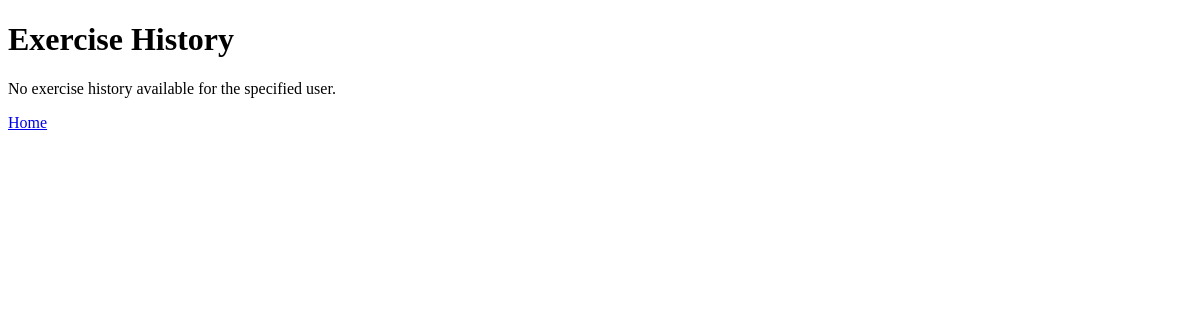
The app's page /exercise_history?user_id=6, older data.
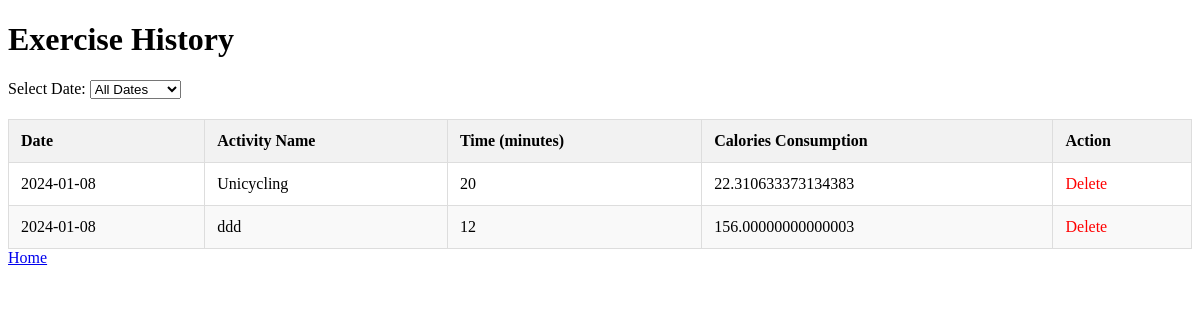
The same page, newer data.
### app.py (models this page shows)
class UserExerciseRecord(db.Model):
    id = db.Column(db.Integer, primary_key=True)
    user_id = db.Column(db.Integer, db.ForeignKey('user.id'), nullable=False)
    date = db.Column(db.Date, default=datetime.utcnow, nullable=False)
    activity_id = db.Column(db.Integer, db.ForeignKey('activity.id'), nullable=False)
    time = db.Column(db.Integer, nullable=False)
    calories_consumption = db.Column(db.Integer, nullable=False)

class Activity(db.Model):
    id = db.Column(db.Integer, primary_key=True)
    name = db.Column(db.String(255), nullable=False, unique=True)
    calories_per_kg = db.Column(db.Float, nullable=False)

### app.py (the view)
@app.route('/exercise_history')
def exercise_history():
    user_id = request.args.get('user_id', type=int)
    if user_id is not None:
        results = db.session.query(UserExerciseRecord.id,
                                   UserExerciseRecord.user_id,
                                   UserExerciseRecord.date,
                                   Activity.name,
                                   UserExerciseRecord.time,
                                   UserExerciseRecord.calories_consumption).\
            join(Activity, UserExerciseRecord.activity_id == Activity.id).\
            filter(UserExerciseRecord.user_id == user_id).all()
    else:
        results = []
    return render_template('exercise_history.html', results=results, user_id=user_id)

### templates/exercise_history.html (shortened to what this page needs)
<!DOCTYPE html>
<html lang="en">
<head>
</head>
<body>
    <h1>Exercise History</h1>
    {% if results %}
        <label for="selectDate">Select Date: </label>
        <select id="selectDate" onchange="filterByDate()">
            <option value="">All Dates</option>
        </select>
        <table>
            <thead>
                <tr>
                    <th>Date</th>
                    <th>Activity Name</th>
                    <th>Time (minutes)</th>
                    <th>Calories Consumption</th>
                    <th>Action</th>
                </tr>
            </thead>
            <tbody>
                {% for result in results %}
                    <tr>
                        <td>{{ result[2] }}</td>
                        <td>{{ result[3] }}</td>
                        <td>{{ result[4] }}</td>
                        <td>{{ result[5] }}</td>
                        <td>
                            <span class="delete-button" onclick="deleteRecord('{{ result[0] }}')">Delete</span>
                        </td>
                    </tr>
                {% endfor %}
            </tbody>
        </table>
    {% else %}
        <p>No exercise history available for the specified user.</p>
    {% endif %}
    <a href="{{ url_for('user_home', user_id=user_id) }}">Home</a>
</body>
</html>

Row changes from the older to the newer data that the page shows:
added UserExerciseRecord: date "2024-01-08", name "Unicycling", time "20", calories_consumption "22.310633373134383"
added UserExerciseRecord: date "2024-01-08", name "ddd", time "12", calories_consumption "156.00000000000003"
Text that changed along with them:
form field value: (not shown) → "All Dates"
text no longer shown: "No exercise history available for the specified user."
text now shown: "Select Date: Date Activity Name Time (minutes) Calories Consumption Action"
